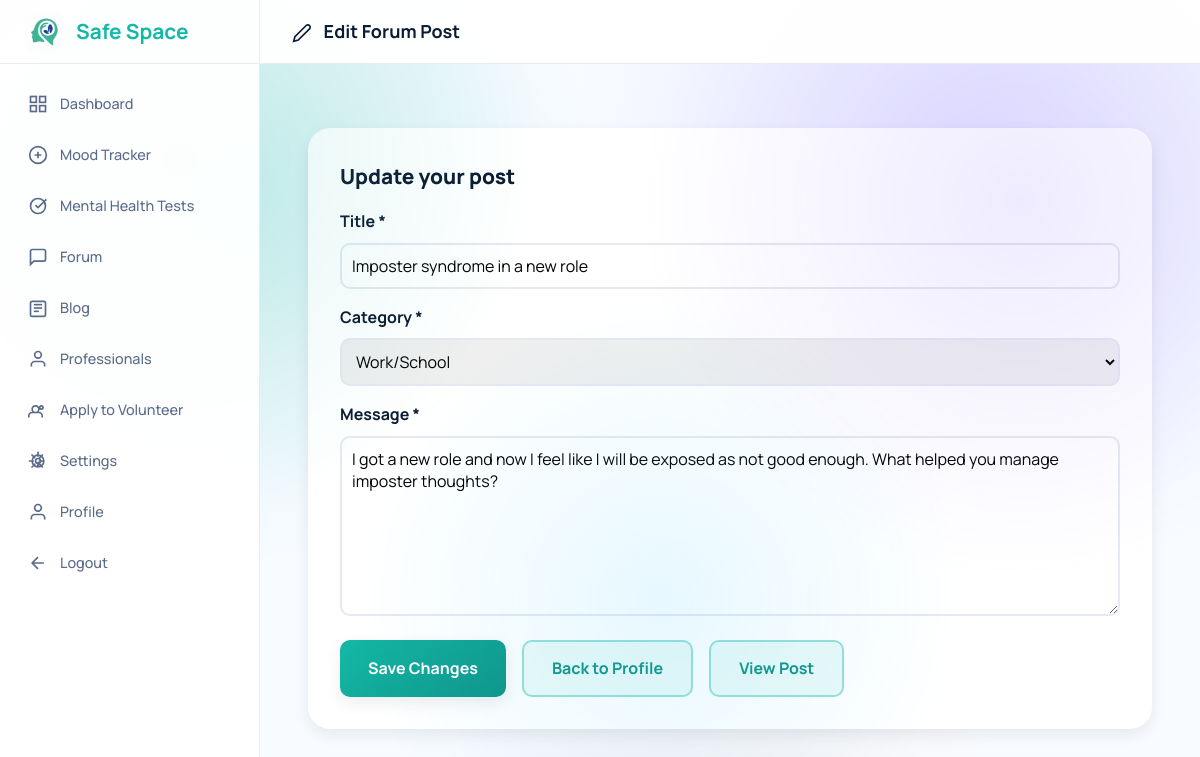
Screenshot of /dashboard/forum_edit.php?post_id=13 (signed in) with the database file from the repository.
### tables this page shows
CREATE TABLE forum_posts (
    post_id INT AUTO_INCREMENT PRIMARY KEY,
    user_id INT NOT NULL,
    category VARCHAR(100) NOT NULL,
    title VARCHAR(255) NOT NULL,
    content LONGTEXT NOT NULL,
    is_encrypted BOOLEAN DEFAULT TRUE,
    view_count INT DEFAULT 0,
    reply_count INT DEFAULT 0,
    is_pinned BOOLEAN DEFAULT FALSE,
    is_locked BOOLEAN DEFAULT FALSE,
    status ENUM('published', 'draft', 'deleted', 'flagged') DEFAULT 'published',
    created_at TIMESTAMP DEFAULT CURRENT_TIMESTAMP,
    updated_at TIMESTAMP DEFAULT CURRENT_TIMESTAMP ON UPDATE CURRENT_TIMESTAMP,
    FOREIGN KEY (user_id) REFERENCES users(user_id) ON DELETE CASCADE,
    INDEX idx_category (category),
    INDEX idx_status (status),
    INDEX idx_created_at (created_at),
    INDEX idx_user_posts (user_id, created_at)
);

### config/config.php (called while the page is built, shortened)
<?php
function get_user_id() {
    return $_SESSION['user_id'] ?? null;
}
?>

### dashboard/forum_edit.php (the view, shortened to what this page needs)
<?php
require_once '../config/config.php';
$user_id = get_user_id();
$db = Database::getInstance();
$conn = $db->getConnection();
$post_id = (int)($_GET['post_id'] ?? 0);
$categories = ['Anxiety', 'Depression', 'Stress', 'Relationships', 'Sleep', 'Work/School', 'Self-Care', 'General Support'];
$post_stmt = $conn->prepare("SELECT post_id, title, category, content, status FROM forum_posts WHERE post_id = ? AND user_id = ? AND status = 'published' LIMIT 1");
$post_stmt->bind_param('ii', $post_id, $user_id);
$post_stmt->execute();
$post = $post_stmt->get_result()->fetch_assoc();
?>
<!DOCTYPE html>
<html lang="en">
<head>
    <link rel="stylesheet" href="../assets/css/styles.css">
    <link rel="stylesheet" href="includes/dashboard-layout.css">
</head>
<body>
    <div class="dashboard-wrapper">
        <?php include 'includes/sidebar.php'; ?>
        <main class="main-content">
            <div class="top-bar">
                <h2 style="margin: 0; font-size: 18px; color: var(--text-primary);">
                    <svg viewBox="0 0 24 24" width="20" height="20" fill="none" stroke="currentColor" stroke-width="2" style="display: inline-block; margin-right: 8px; vertical-align: middle;"><path d="M17 3a2.828 2.828 0 1 1 4 4L7.5 20.5 2 22l1.5-5.5L17 3z"/></svg>
                    Edit Forum Post
                </h2>
            </div>
            <div class="content-area">
                <div class="edit-container">
                    <div class="card">
                        <div class="card-title">Update your post</div>
                        <form method="POST" action="">
                            <div class="form-group">
                                <label>Title *</label>
                                <input type="text" name="post_title" value="<?php echo htmlspecialchars($post['title']); ?>" required>
                            </div>
                            <div class="form-group">
                                <label>Category *</label>
                                <select name="post_category" required>
                                    <?php foreach ($categories as $cat): ?>
                                        <option value="<?php echo htmlspecialchars($cat); ?>" <?php echo $post['category'] === $cat ? 'selected' : ''; ?>>
                                            <?php echo htmlspecialchars($cat); ?>
                                        </option>
                                    <?php endforeach; ?>
                                </select>
                            </div>
                            <div class="form-group">
                                <label>Message *</label>
                                <textarea name="post_content" required><?php echo htmlspecialchars($post['content']); ?></textarea>
                            </div>
                            <div style="display: flex; gap: 1rem; flex-wrap: wrap;">
                                <button type="submit" name="update_forum_post" class="btn btn-primary">Save Changes</button>
                                <a href="profile.php" class="btn btn-secondary">Back to Profile</a>
                                <a href="forum_view.php?post_id=<?php echo (int)$post['post_id']; ?>" class="btn btn-secondary">View Post</a>
                            </div>
                        </form>
                    </div>
                </div>
            </div>
        </main>
    </div>
</body>
</html>

### assets/css/styles.css (style rules this page uses)
:root { --primary-color: #14b8a6; --primary-dark: #0e9486; --primary-light: #3ad0be; --secondary-color: #7b5dff; --accent-color: #3ac7ff; --accent-warm: #ff986f; --white: #ffffff; --light-bg: #f8fbff; --light-gray: #e5e9f2; --medium-gray: #97a4b8; --dark-gray: #0c1b33; --text-primary: #0c1b33; --text-secondary: #5a6b8a; --success: #22c55e; --warning: #f59e0b; --error: #ef4444; --info: #3b82f6; --shadow-sm: 0 6px 16px rgba(12, 27, 51, 0.08); --shadow-md: 0 12px 28px rgba(12, 27, 51, 0.12); --shadow-lg: 0 18px 48px rgba(12, 27, 51, 0.18); --shadow-glow: 0 0 24px rgba(20, 184, 166, 0.35); --radius-sm: 10px; --radius-md: 14px; --radius-lg: 22px; --radius-xl: 32px; --transition-fast: 0.18s ease; --transition-normal: 0.3s ease; --transition-slow: 0.5s ease; --spacing-xs: 0.5rem; --spacing-sm: 1rem; --spacing-md: 1.5rem; --spacing-lg: 2rem; --spacing-xl: 3rem; }
* { margin: 0; padding: 0; box-sizing: border-box; }
html { font-size: 16px; scroll-behavior: smooth; }
body { font-family: 'Manrope', 'Segoe UI', Tahoma, Geneva, Verdana, sans-serif; background: radial-gradient(circle at 20% 25%, rgba(20, 184, 166, 0.16), transparent 32%), radial-gradient(circle at 80% 20%, rgba(123, 93, 255, 0.14), transparent 34%), radial-gradient(circle at 60% 70%, rgba(255, 152, 111, 0.14), transparent 36%), var(--light-bg); color: var(--text-primary); line-height: 1.6; min-height: 100vh; overflow-x: hidden; position: relative; margin: 0; }
body::before { content: ''; position: fixed; top: 0; left: 0; width: 100%; height: 100%; background: radial-gradient(circle at 15% 20%, rgba(20, 184, 166, 0.12), transparent 30%), radial-gradient(circle at 85% 25%, rgba(123, 93, 255, 0.12), transparent 32%), radial-gradient(circle at 55% 75%, rgba(58, 199, 255, 0.12), transparent 34%); pointer-events: none; z-index: 0; }
.form-group { margin-bottom: var(--spacing-md); }
.btn { display: inline-block; padding: 14px 28px; border: none; border-radius: var(--radius-sm); font-size: 1rem; font-weight: 700; cursor: pointer; transition: all var(--transition-normal); text-align: center; text-decoration: none; font-family: inherit; }
.btn-primary { background: linear-gradient(135deg, var(--primary-color), var(--primary-dark)); color: var(--white); box-shadow: var(--shadow-sm); }
.btn-secondary { background: rgba(20, 184, 166, 0.08); color: var(--primary-dark); border: 2px solid rgba(20, 184, 166, 0.4); }

### dashboard/includes/dashboard-layout.css (style rules this page uses)
.dashboard-wrapper { display: flex; min-height: 100vh; margin: 0; padding: 0; }
.main-content { flex: 1; margin-left: 260px; padding: 0; width: calc(100% - 260px); }
.top-bar { background: rgba(255, 255, 255, 0.95); border-bottom: 1px solid rgba(12, 27, 51, 0.08); padding: 0 32px; display: flex; justify-content: space-between; align-items: center; position: sticky; top: 0; z-index: 99; height: 64px; margin: 0; }
.content-area { padding: 2rem; }

### dashboard/forum_edit.php (style rules this page uses)
.edit-container { max-width: 900px; margin: 0 auto; padding: 2rem 1rem; }
.card { background: white; border-radius: var(--radius-lg); box-shadow: var(--shadow-sm); padding: 2rem; }
.card-title { font-size: 1.3rem; font-weight: 800; color: var(--text-primary); margin-bottom: 1rem; display: flex; align-items: center; gap: 10px; }
.form-group { margin-bottom: 1rem; }
.form-group label { display: block; font-weight: 700; margin-bottom: 0.5rem; color: var(--text-primary); }
.form-group input, .form-group select, .form-group textarea { width: 100%; padding: 10px; border: 2px solid var(--light-gray); border-radius: var(--radius-sm); font-family: inherit; font-size: 1rem; }
.form-group textarea { min-height: 180px; resize: vertical; }

### rows the page displays
forum_posts: post_title "Imposter syndrome in a new role", post_category "Work/School", post_content "I got a new role and now I feel like I will be exposed as not good enough. What helped you manage imposter thoughts?"
